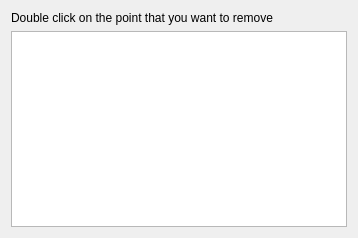
<?xml version="1.0" encoding="UTF-8"?>
<ui version="4.0">
 <class>RemovePoint</class>
 <widget class="QDialog" name="RemovePoint">
  <property name="geometry">
   <rect>
    <x>0</x>
    <y>0</y>
    <width>358</width>
    <height>238</height>
   </rect>
  </property>
  <property name="minimumSize">
   <size>
    <width>358</width>
    <height>238</height>
   </size>
  </property>
  <property name="windowTitle">
   <string>Remove Point</string>
  </property>
  <layout class="QVBoxLayout" name="verticalLayout">
   <item>
    <widget class="QLabel" name="label">
     <property name="text">
      <string>Double click on the point that you want to remove</string>
     </property>
    </widget>
   </item>
   <item>
    <widget class="QListWidget" name="listPoints"/>
   </item>
  </layout>
 </widget>
 <resources/>
 <connections/>
</ui>
